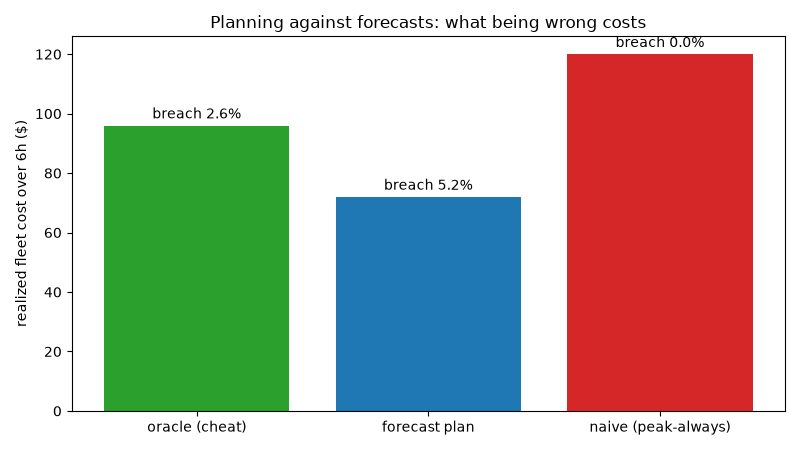

This chart was generated by the following Python code:
#!/usr/bin/env python3
"""Forecast plan vs oracle plan: what does being wrong cost?

Generates one 24h workload, then pretends the last 6h are the unknown future:
  - oracle:  sizes the fleet against the actual future workload (the cheat)
  - forecast: sizes the fleet from a forecast fit on the first 18h of history
  - naive:   sizes the fleet as if every future hour hits the historical peak

Each plan is evaluated against the actual future. Writes:
  examples/plan_vs_oracle.png — bar chart of realized 6h cost per plan

Run from the repo root (package installed, viz extra for the plot):
    pip install -e ".[viz]"
    python examples/plan_vs_oracle.py
"""

import os

import matplotlib

matplotlib.use("Agg")  # headless: render to file, no display needed
import matplotlib.pyplot as plt

from capacity_planner.forecast import bucket_arrivals
from capacity_planner.planner import (
    cost_of_being_wrong,
    evaluate_plan,
    plan_fleet,
    scale_workload_to_counts,
)
from capacity_planner.simulator import Machine
from capacity_planner.sweep import (
    cheapest_meeting_slo,
    identical_fleet,
    sweep_fleet_sizes,
)
from capacity_planner.workload import generate_workload

# --- knobs -----------------------------------------------------------------
SEED = 7
TOTAL_HOURS = 24.0
HISTORY_HOURS = 18.0
FUTURE_HOURS = TOTAL_HOURS - HISTORY_HOURS
MACHINE = Machine("node", cpu=16, ram=64, gpu=2, cost_per_hour=4.0)
SIZES = list(range(2, 13))  # under-provisioned -> over-provisioned
SLO_MAX_BREACH = 0.05
BUCKET = 1.0  # hourly demand buckets
# ---------------------------------------------------------------------------

HERE = os.path.dirname(os.path.abspath(__file__))


def main() -> None:
    workload = generate_workload(seed=SEED, hours=TOTAL_HOURS)
    history = [j.arrival for j in workload if j.arrival < HISTORY_HOURS]
    actual = [j for j in workload if j.arrival >= HISTORY_HOURS]
    print(
        f"workload: {len(workload)} jobs / {TOTAL_HOURS:.0f}h "
        f"(history {len(history)} arrivals in {HISTORY_HOURS:.0f}h, "
        f"future {len(actual)} jobs in {FUTURE_HOURS:.0f}h)"
    )
    factory = identical_fleet(MACHINE)

    # Oracle: plan against the actual future (the cheat no real planner gets).
    oracle_points = sweep_fleet_sizes(
        actual, factory, SIZES, horizon=FUTURE_HOURS
    )
    oracle = cheapest_meeting_slo(oracle_points, SLO_MAX_BREACH)

    # Forecast plan: history -> forecast -> planned workload -> fleet pick,
    # then evaluated against what actually happened.
    plan = plan_fleet(
        history, factory, SIZES, FUTURE_HOURS, SLO_MAX_BREACH,
        bucket_size=BUCKET, seed=SEED,
    )
    print(
        f"forecaster: {plan['forecaster']}{plan['forecaster_params']} "
        f"(backtest MAE {plan['backtest_mae']:.2f} jobs/bucket)"
    )
    realized = evaluate_plan(
        plan["n_machines"], factory, actual, FUTURE_HOURS
    )

    # Naive plan: provision as if every future hour hits the historical peak.
    peak = max(bucket_arrivals(history, BUCKET, end_time=HISTORY_HOURS))
    n_future_buckets = max(1, int(FUTURE_HOURS // BUCKET))
    base = generate_workload(seed=SEED + 99, hours=FUTURE_HOURS,
                             base_rate=2 * peak, amplitude=peak)
    naive_workload = scale_workload_to_counts(
        base, [float(peak)] * n_future_buckets, BUCKET, seed=SEED + 100
    )
    naive_points = sweep_fleet_sizes(
        naive_workload, factory, SIZES, horizon=FUTURE_HOURS
    )
    naive_pick = cheapest_meeting_slo(naive_points, SLO_MAX_BREACH)
    naive = evaluate_plan(naive_pick["n_machines"], factory, actual, FUTURE_HOURS)

    rows = [
        ("oracle (cheat)", oracle),
        ("forecast plan", realized),
        ("naive (peak-always)", naive),
    ]
    print(f"\n{'plan':<20} {'fleet':>5} {'cost/6h':>8} {'breach':>7}")
    for name, pt in rows:
        print(
            f"{name:<20} {pt['n_machines']:>5} "
            f"${pt['cost']:>7.0f} {pt['breach_rate']:>6.1%}"
        )

    err = cost_of_being_wrong(oracle, realized)
    print(
        f"\ncost of being wrong vs oracle: "
        f"${err['extra_cost']:+.0f} ({err['extra_cost_pct']:+.1f}%), "
        f"breach delta {err['breach_delta']:+.1%}"
    )

    # Plot: realized cost per plan, breach rate annotated.
    names = [n for n, _ in rows]
    costs = [pt["cost"] for _, pt in rows]
    breaches = [pt["breach_rate"] for _, pt in rows]
    colors = ["#2ca02c", "#1f77b4", "#d62728"]
    fig, ax = plt.subplots(figsize=(8, 4.5))
    bars = ax.bar(names, costs, color=colors)
    ax.set_ylabel("realized fleet cost over 6h ($)")
    ax.set_title("Planning against forecasts: what being wrong costs")
    for bar, b in zip(bars, breaches):
        ax.text(
            bar.get_x() + bar.get_width() / 2,
            bar.get_height() + max(costs) * 0.02,
            f"breach {b:.1%}",
            ha="center",
            fontsize=10,
        )
    fig.tight_layout()
    out = os.path.join(HERE, "plan_vs_oracle.png")
    fig.savefig(out, dpi=100)
    print(f"wrote {out}")


if __name__ == "__main__":
    main()
